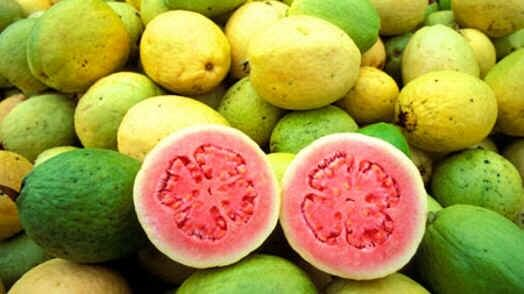
#> input picture image/goiaba-43.jpg, 524 x 294 px
$ python GoiabaColor.py
#> lines starting #> are read from the running program, lines starting #| are printed output that depends on the picture; after the words box and inside, x2 and y2 are one past the last pixel; in counts of white or black regions, pixels touching at a corner belong together; long printed decimals are rounded
import matplotlib.pyplot as plt
import cv2
import numpy as np
import skimage
from skimage.metrics import peak_signal_noise_ratio

fruit_BGR = cv2.imread('./image/goiaba-43.jpg')
#> fruit_BGR is the input picture: shape (294, 524, 3); mean B, G, R 64.6, 148.1, 164.7
fruit_RGB = cv2.cvtColor(fruit_BGR, cv2.COLOR_BGR2RGB)
fruit_gray = cv2.cvtColor(fruit_BGR, cv2.COLOR_BGR2GRAY)
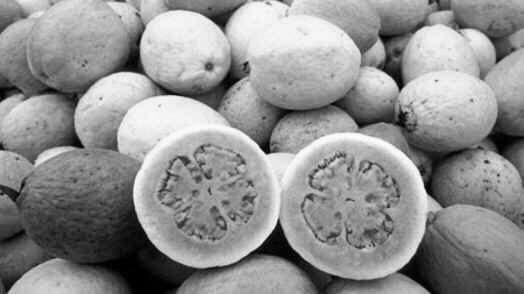
#> fruit_gray: shape (294, 524); min 0, max 253, mean 143.5
fruit_HSV = cv2.cvtColor(fruit_BGR, cv2.COLOR_BGR2HSV)
#> fruit_HSV: shape (294, 524, 3); mean H, S, V 37.8, 174.9, 177.2

plt.figure()
plt.imshow(fruit_RGB)
plt.axis('off')
plt.title('Original Image')

# In order to add a black background to the ground truth, need to import the alpha channel (represents the degree of
# transparency) -> BGRA
ground_truth_BGRA = cv2.imread('./image/groundtruth.png', cv2.IMREAD_UNCHANGED)
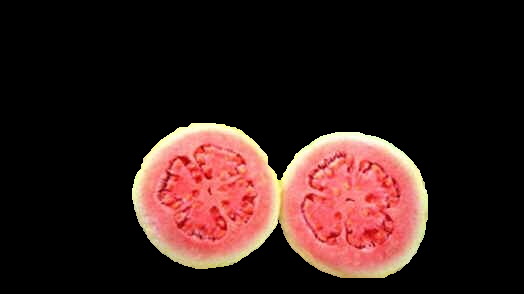
#> input picture image/groundtruth.png, 524 x 294 px
#> ground_truth_BGRA is the input picture: shape (294, 524, 4); mean B, G, R, A 27.2, 30.1, 53.2, 55.7

# Make mask of where the transparent bits are and replace with black bits
trans_mask = ground_truth_BGRA[:, :, 3] == 0
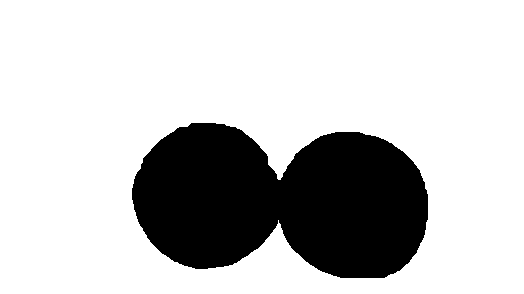
#> trans_mask: shape (294, 524) bool; 77.6% white; 1 black region, box (x1, y1, x2, y2) and area: (132, 123, 428, 278) 34432
ground_truth_BGRA[trans_mask] = [0, 0, 0, 0]
ground_truth_RGB = cv2.cvtColor(ground_truth_BGRA, cv2.COLOR_BGRA2RGB)  # New image without alpha channel


# Automatically
# HSV ranges between (0-180, 0-255, 0-255)
maxi = 0
maxi_i = -1
for i in range(0, 180, 10):
    light = (i, 0, 20)
    dark = (i+10, 255, 255)
    mask = cv2.inRange(fruit_HSV, light, dark)
    result = cv2.bitwise_and(fruit_RGB, fruit_RGB, mask=mask)
    SNR = skimage.metrics.peak_signal_noise_ratio(ground_truth_RGB, result)
    if SNR > maxi:
        maxi_i = i
    print("The peak signal to noise ratio, for H =", i, "is: ", SNR)
#> this loop made 18 passes
#> SNR on passes 1 to 12: 12.42, 10.1, 6.52, 7.05, 8.67, 9.35, 9.63, 9.65, 9.65, 9.65, 9.65, 9.65
#| The peak signal to noise ratio, for H = 0 is:  12.420
#| The peak signal to noise ratio, for H = 10 is:  10.104
#| The peak signal to noise ratio, for H = 20 is:  6.520
#| The peak signal to noise ratio, for H = 30 is:  7.050
#| The peak signal to noise ratio, for H = 40 is:  8.670
#| The peak signal to noise ratio, for H = 50 is:  9.346
#| The peak signal to noise ratio, for H = 60 is:  9.634
#| The peak signal to noise ratio, for H = 70 is:  9.648
#> (further printed lines are left out)
#> pass 1, `result = cv2.bitwise_and(fruit_RGB, fruit_RGB, mask=mask)`:
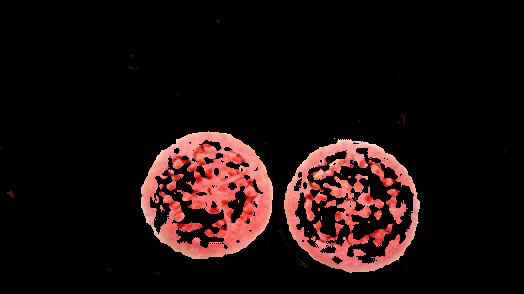
#> result: shape (294, 524, 3); mean R, G, B 27.5, 13.8, 12.9

light = (maxi_i, 0, 20)
dark = (maxi_i+10, 255, 255)
mask = cv2.inRange(fruit_HSV, light, dark)
#> mask: shape (294, 524); 6.1% white; 71 white regions (49 under 20 px), largest, box (x1, y1, x2, y2) and area: (295, 148, 414, 264) 5581, (150, 156, 228, 249) 2330, (228, 186, 247, 223) 351
result = cv2.bitwise_and(fruit_RGB, fruit_RGB, mask=mask)

plt.figure()
plt.subplot(2, 1, 1)
plt.imshow(ground_truth_RGB)
plt.title('Ground Truth')
plt.axis('off')

plt.subplot(2, 1, 2)
plt.imshow(result)
plt.title('Segmentation using color masking')
plt.show()

# Manually
# If I choose the values of H near to 0-10 and 170-180, all the image is represented
light = (0, 0, 0)
dark = (10, 255, 255)
mask1 = cv2.inRange(fruit_HSV, light, dark)
#> mask1: shape (294, 524); 12.4% white; 115 white regions (97 under 20 px), largest, box (x1, y1, x2, y2) and area: (141, 131, 273, 259) 9549, (284, 139, 420, 273) 7546, (94, 258, 150, 294) 414

light = (170, 0, 0)
dark = (180, 255, 255)
mask2 = cv2.inRange(fruit_HSV, light, dark)

light = (0, 0, 0)
dark = (180, 65, 255)
mask3 = cv2.inRange(fruit_HSV, light, dark)
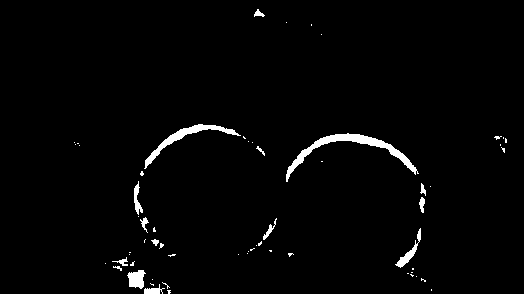
#> mask3: shape (294, 524); 2% white; 61 white regions (46 under 20 px), largest, box (x1, y1, x2, y2) and area: (286, 133, 419, 182) 1051, (144, 124, 241, 169) 630, (127, 270, 146, 289) 247

mask = mask1 + mask2 + mask3
result = cv2.bitwise_and(fruit_RGB, fruit_RGB, mask=mask)
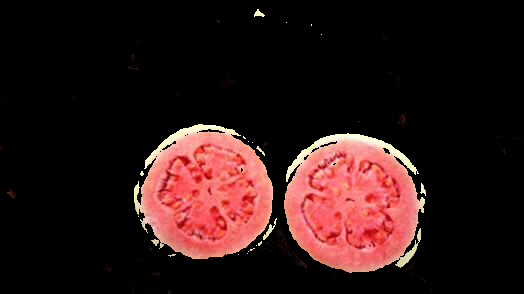
#> result: shape (294, 524, 3); mean R, G, B 45.7, 23.3, 22.2

plt.figure()
plt.subplot(2, 1, 1)
plt.imshow(ground_truth_RGB)
plt.title('Ground Truth')
plt.axis('off')

plt.subplot(2, 1, 2)
plt.imshow(result)
plt.title('Segmentation using color masking, but manually')
plt.axis('off')
plt.show()

# Metrics
SNR = skimage.metrics.peak_signal_noise_ratio(ground_truth_RGB, result)
#> SNR = 16.78
print("In the second case, the peak signal to noise ratio is:", SNR)
#| In the second case, the peak signal to noise ratio is: 16.783

# Intersection over union -> quantify the percent overlap between the ground truth and the segmented image (1 is 100%).
intersection = np.logical_and(ground_truth_RGB, result)
union = np.logical_or(ground_truth_RGB, result)
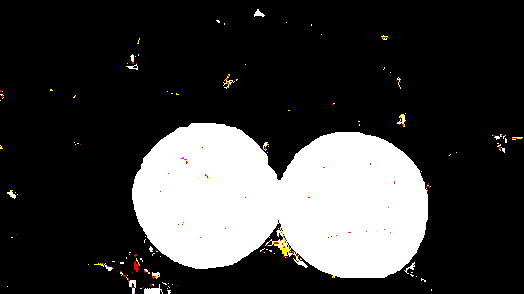
#> union: shape (294, 524, 3) bool; mean R, G, B 0.232, 0.231, 0.229
iou_score = (np.sum(intersection) / np.sum(union)) * 100
#> iou_score = 82.21
print("In the second case, intersection over union (percent):", iou_score)
#| In the second case, intersection over union (percent): 82.208
